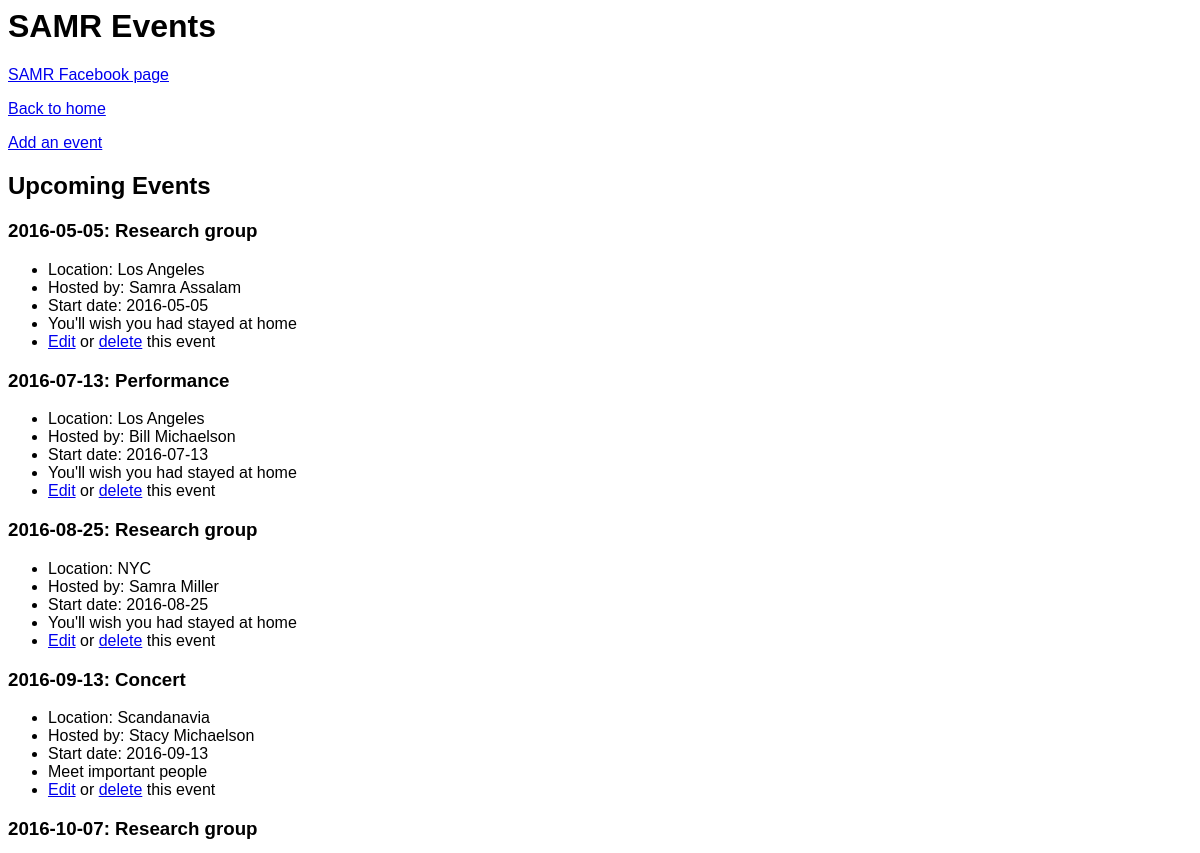
/events/ (upper part), run on an earlier commit of the app's database.
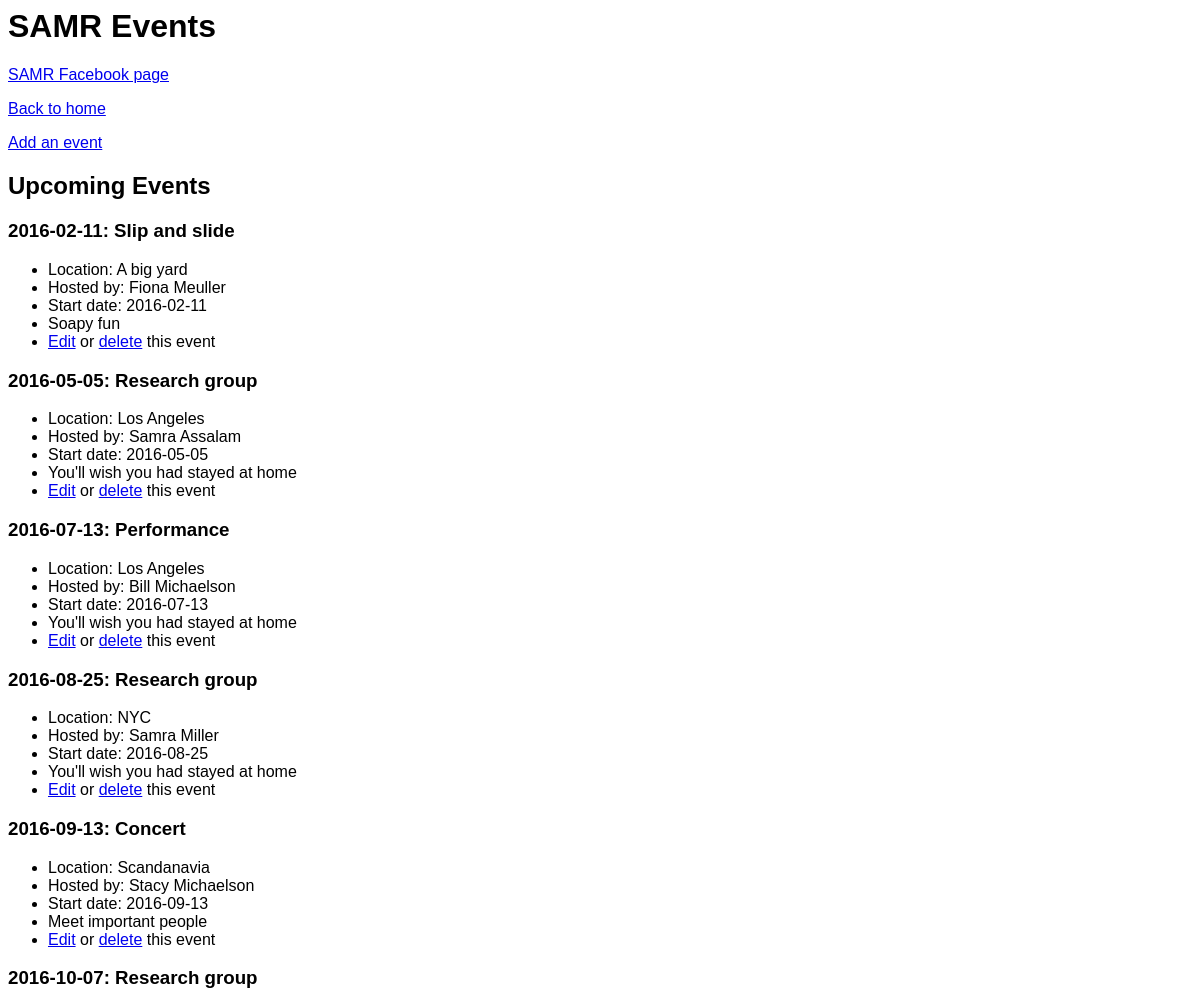
And on a later commit of the database.
### samr_db_setup.py (models this page shows)
class Event(Base):
	__tablename__ = 'event'
	title = Column(String(80), nullable = False)
	location = Column(String(250), nullable = False)
	description = Column(String(250), nullable = True)
	start_date = Column(String(10), nullable = False)
	id = Column(Integer, primary_key = True)
	host_id = Column(Integer, ForeignKey('bio.id'))
	host = relationship(Bio)

class Bio(Base):
	__tablename__ = 'bio'
	name = Column(String(80), nullable = False)
	affiliation = Column(String(250), nullable = True)
	interests = Column(String(250), nullable = True)
	email = Column(String(250), nullable = True)
	id = Column(Integer, primary_key = True)

### samr.py (the view)
@app.route('/events/')
def events():
	today = datetime.date.today()
	upcoming = session.query(Event).filter(Event.start_date >= today).order_by(Event.start_date)
	past = session.query(Event).filter(Event.start_date < today).order_by(Event.start_date.desc())
	return render_template('events.html', upcoming = upcoming, past = past)

### templates/events.html (shortened to what this page needs)
<html>
<head>
	<link rel=stylesheet type=text/css href="{{ url_for('static', filename = 'styles.css') }}">
</head>
<body>
<h1>SAMR Events</h1>
<p><a href= "https://www.facebook.com/groups/378262162265234" target = "_blank">SAMR Facebook page</a></p>
<p><a href= "{{ url_for('home') }}">Back to home</a></p>
<p><a href="{{ url_for('addEvent') }}">Add an event</a></p>
<div>
	<h2>Upcoming Events</h2>
	{% for u in upcoming %}
	<h3>{{ u.start_date }}: {{ u.title }}</h3>
	<ul>
		<li>Location: {{ u.location }}</li>
		<li>Hosted by: {{ u.host.name }}</li>
		<li>Start date: {{ u.start_date }}</li>
		<li>{{ u.description }}</li>
		<li><a href="{{ url_for('editEvent', event_id=u.id) }}">Edit</a> or
			<a href="{{ url_for('deleteEvent', event_id=u.id) }}">delete</a> this event</a></li>
	</ul>
	{% endfor %}
</div>
</body>

What changed in the data, as far as the page shows it:
added Event: start_date "2016-02-11", title "Slip and slide", location "A big yard", host.name "Fiona Meuller", description "Soapy fun"
